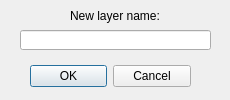
<?xml version="1.0" encoding="UTF-8"?>
<ui version="4.0">
 <class>newLayerDialog</class>
 <widget class="QDialog" name="newLayerDialog">
  <property name="geometry">
   <rect>
    <x>0</x>
    <y>0</y>
    <width>230</width>
    <height>100</height>
   </rect>
  </property>
  <property name="sizePolicy">
   <sizepolicy hsizetype="Fixed" vsizetype="Fixed">
    <horstretch>0</horstretch>
    <verstretch>0</verstretch>
   </sizepolicy>
  </property>
  <property name="minimumSize">
   <size>
    <width>230</width>
    <height>100</height>
   </size>
  </property>
  <property name="maximumSize">
   <size>
    <width>230</width>
    <height>100</height>
   </size>
  </property>
  <property name="windowTitle">
   <string>Create New Layer</string>
  </property>
  <property name="windowIcon">
   <iconset>
    <normaloff>slate_windowicon.png</normaloff>slate_windowicon.png</iconset>
  </property>
  <widget class="QWidget" name="verticalLayoutWidget">
   <property name="geometry">
    <rect>
     <x>0</x>
     <y>0</y>
     <width>231</width>
     <height>101</height>
    </rect>
   </property>
   <layout class="QVBoxLayout" name="verticalLayout">
    <item>
     <widget class="QWidget" name="widget" native="true">
      <widget class="QDialogButtonBox" name="buttonBox">
       <property name="geometry">
        <rect>
         <x>30</x>
         <y>51</y>
         <width>161</width>
         <height>51</height>
        </rect>
       </property>
       <property name="orientation">
        <enum>Qt::Horizontal</enum>
       </property>
       <property name="standardButtons">
        <set>QDialogButtonBox::Cancel|QDialogButtonBox::Ok</set>
       </property>
      </widget>
      <widget class="QLineEdit" name="newlayer_name">
       <property name="geometry">
        <rect>
         <x>20</x>
         <y>30</y>
         <width>191</width>
         <height>20</height>
        </rect>
       </property>
      </widget>
      <widget class="QLabel" name="label">
       <property name="geometry">
        <rect>
         <x>70</x>
         <y>0</y>
         <width>91</width>
         <height>31</height>
        </rect>
       </property>
       <property name="text">
        <string>New layer name:</string>
       </property>
      </widget>
     </widget>
    </item>
   </layout>
  </widget>
 </widget>
 <resources/>
 <connections/>
</ui>
